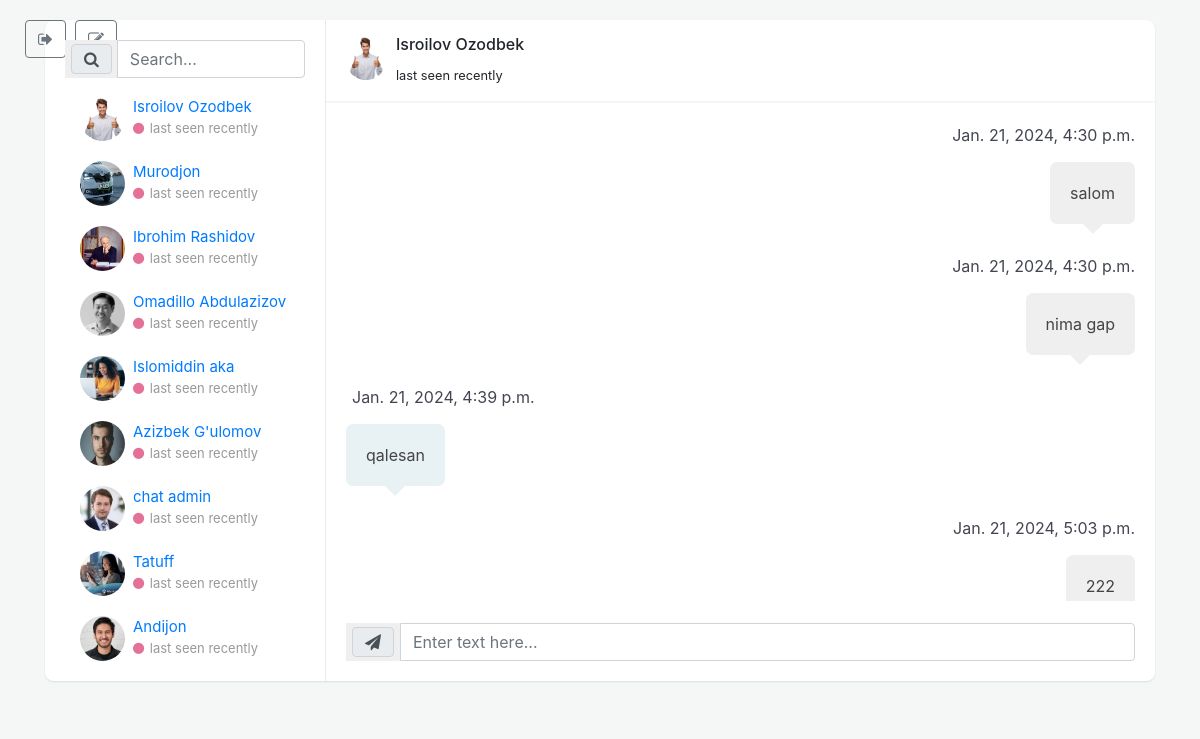
Page /chat/5/ (signed in) on the committed database.
### main/models.py (models this page shows, shortened)
class Users(AbstractUser):
    image = models.ImageField(upload_to='user_image', blank=True,null=True)
    last_active = models.CharField(max_length=256, blank=True,null=True)

class Messages(models.Model):
    sender = models.ForeignKey(Users, blank=True, on_delete=models.CASCADE, related_name='my_messages')
    receiver = models.ForeignKey(Users, blank=True, on_delete=models.CASCADE, related_name='other_messages')
    message_date = models.DateTimeField(auto_now_add=True)
    message_body = models.TextField(blank=True)

### main/views.py (the view, shortened to what this page needs)
# urls.py: path("chat/<int:user_pk>/", ChatdirectView.as_view(), name='chat'),
class ChatdirectView(View):
    def get(self,request,user_pk):
        users = Users.objects.all()
        sender_user = Users.objects.get(username=request.user.username)
        receiver_user = Users.objects.get(id=user_pk)
        sender_messages = Messages.objects.filter(sender=sender_user,receiver=receiver_user)
        receiver_messages = Messages.objects.filter(receiver=sender_user,sender=receiver_user)
        all_messages = sender_messages | receiver_messages
        all_messages = all_messages.order_by('message_date')
        users = Users.objects.exclude(id=sender_user.id)
        context = {'users': users,'user': receiver_user}
        context['all_messages'] = all_messages
        return render(request,'direct.html',context)

### templates/direct.html (shortened to what this page needs)
<!DOCTYPE html>
<html lang="en">
<head>
<link href="https://cdn.jsdelivr.net/npm/bootstrap@4.5.0/dist/css/bootstrap.min.css" rel="stylesheet">
</head>
<body>
<link href="https://maxcdn.bootstrapcdn.com/font-awesome/4.7.0/css/font-awesome.min.css" rel="stylesheet" />
<div class="logouticon col-lg-6 hidden-sm">
    <a href="/logout" class="btn btn-outline-secondary" title="Log Out"><i class="fa fa-sign-out" aria-hidden="true"></i></a>
</div>
<div class="editProfilicon col-lg-6 hidden-sm">
    <a href="/editProfil/{{ request.user.id }}" class="btn btn-outline-secondary" title="Edit Profil"><i class="fa fa-edit" aria-hidden="true"></i></a>
</div>
<div class="container">
<div class="row clearfix">
<div class="col-lg-12">
<div class="card chat-app">
<div id="plist" class="people-list">
<form class="input-group" method="post">
<div class="input-group-prepend">
<button type="submit" name="forsearch"> <span class="input-group-text"><i class="fa fa-search"></i></span>
</button>
</div>
<input type="text" class="form-control" placeholder="Search..." name="search">
</form>
<ul class="list-unstyled chat-list mt-2 mb-0 userslist">
{% for i in users %}
<li class="clearfix">
<a href="{% url 'chat' i.id %}">
{% if i.image %}
<img src="{{ i.image.url }}" height="45px" width="45px" alt="avatar">
{% else %}
<img src="/static/img/newUserLogo.jpg"  width="45px" alt="avatar">
{% endif %}
<div class="about">
<div class="name">{{ i.first_name }}</div>
<div class="status"> <i class="fa fa-circle offline"></i>
    {% if i.last_active == None %}
    last seen recently
    {% else %}
    {{ i.last_active }}
    {% endif %}
</div>
</div>
</a>
</li>
{% endfor %}
</ul>
</div>
<div class="chat">
<div class="chat-header clearfix">
<div class="row">
<div class="col-lg-6">
<a href="javascript:void(0);" data-toggle="modal" data-target="#view_info">
{% if user.image %}
<img src="{{ user.image.url }}" height="45px" width="45px" alt="avatar">
{% else %}
<img src="/static/img/newUserLogo.jpg"  width="45px" alt="avatar">
{% endif %}
</a>
<div class="chat-about">
<h6 class="m-b-0">{{ user.first_name }}</h6>
<small>  {% if i.last_active == None %}
    last seen recently
    {% else %}
    {{ i.last_active }}
    {% endif %}</small>
</div>
</div>
</div>
</div>
<div class="chat-history">
<ul class="m-b-0">
{% for message in all_messages %}
{% if message.sender == request.user %}
<li class="clearfix">
<div class="message-data text-right">
<span class="message-data-time">{{ message.message_date }}</span>
</div>
<div class="message my-message float-right"> {{ message.message_body }} </div>
</li>
{% else %}
<li class="clearfix">
<div class="message-data">
<span class="message-data-time">{{ message.message_date }}</span>
</div>
<div class="message other-message">{{ message.message_body }}</div>
{% endif %}
{% endfor %}
</li>
</ul>
</div>
<div class="chat-message clearfix">
<div class="input-group mb-0">
<form action="" method="post" class="input-group">
<button type="submit" class="send_message"><span class="input-group-text"><i class="fa fa-send"></i></span>
</button>
<input type="text" class="form-control" placeholder="Enter text here..." name="message">
</form>
</div>
</div>
</div>
</div>
</div>
</div>
</div>
</body>
</html>

### templates/direct.html (style rules this page uses)
body { background-color: #f4f7f6; margin-top:20px; }
.card { background: #fff; transition: .5s; border: 0; margin-bottom: 30px; border-radius: .55rem; position: relative; width: 100%; box-shadow: 0 1px 2px 0 rgb(0 0 0 / 10%); }
.chat-app .people-list { width: 280px; position: absolute; left: 0; top: 0; padding: 20px; z-index: 7 }
.chat-app .chat { margin-left: 280px; border-left: 1px solid #eaeaea }
.people-list { -moz-transition: .5s; -o-transition: .5s; -webkit-transition: .5s; transition: .5s }
.people-list .chat-list li { padding: 10px 15px; list-style: none; border-radius: 3px }
.people-list .chat-list li .name { font-size: 15px }
.people-list .chat-list img { width: 45px; border-radius: 50% }
.people-list img { float: left; border-radius: 50% }
.people-list .about { float: left; padding-left: 8px }
.people-list .status { color: #999; font-size: 13px }
.chat .chat-header { padding: 15px 20px; border-bottom: 2px solid #f4f7f6 }
.chat .chat-header img { float: left; border-radius: 40px; width: 40px }
.chat .chat-header .chat-about { float: left; padding-left: 10px }
.chat .chat-history { height: 500px; padding: 20px; border-bottom: 2px solid #fff; overflow-y : scroll; }
.chat .chat-history ul { padding: 0 }
.chat .chat-history ul li { list-style: none; margin-bottom: 30px }
.chat .chat-history .message-data { margin-bottom: 15px }
.chat .chat-history .message-data-time { color: #434651; padding-left: 6px }
.chat .chat-history .message { color: #444; padding: 18px 20px; line-height: 26px; font-size: 16px; border-radius: 7px; display: inline-block; position: relative }
.chat .chat-history .message:after { bottom: 100%; left: 7%; border: solid transparent; content: " "; height: 0; width: 0; position: absolute; pointer-events: none; border-bottom-color: #fff; border-width: 10px; margin-left: -10px }
.chat .chat-history .my-message { background: #efefef }
.chat .chat-history .my-message:after { top: 100%; left: 50%; transform: rotate(3.142rad); border: solid transparent; content: " "; height: 0; width: 0; position: absolute; pointer-events: none; border-bottom-color: #efefef; border-width: 10px; margin-left: -10px }
.chat .chat-history .other-message { background: #e8f1f3; text-align: right }
.chat .chat-history .other-message:after { border-bottom-color: #e8f1f3; top: 100%; left: 50%; transform: rotate(3.142rad); }
.chat .chat-message { padding: 20px }
.online, .offline, .me { margin-right: 2px; font-size: 8px; vertical-align: middle }
.offline { color: #e47297 }
.float-right { float: right }
.clearfix:after { visibility: hidden; display: block; font-size: 0; content: " "; clear: both; height: 0 }
.send_message { outline: none !important; border: none; padding: 0, 0; }
.logouticon { position: absolute; z-index: 5; left: 10px; top: 20px; }
.editProfilicon { position: absolute; z-index: 6; left: 60px; top: 20px; }
button { outline: none; border: none; }
.userslist { overflow-y: scroll; overflow-x: hidden; height: 590px; }

### rows in the picture
Users: image (picture), first_name "Isroilov Ozodbek", shows "last seen recently"
Users: image (picture), first_name "Murodjon", shows "last seen recently"
Users: image (picture), first_name "Ibrohim Rashidov", shows "last seen recently"
Users: image (picture), first_name "Omadillo Abdulazizov", shows "last seen recently"
Users: image (picture), first_name "Islomiddin aka", shows "last seen recently"
Users: image (picture), first_name "Azizbek G'ulomov", shows "last seen recently"
Users: image (picture), first_name "chat admin", shows "last seen recently"
Users: image (picture), first_name "Tatuff", shows "last seen recently"
Users: image (picture), first_name "Andijon", shows "last seen recently"
Messages: message_date "Jan. 21, 2024, 4:30 p.m.", message_body "salom"
Messages: message_date "Jan. 21, 2024, 4:30 p.m.", message_body "nima gap"
Messages: message_date "Jan. 21, 2024, 4:39 p.m.", message_body "qalesan"
Messages: message_date "Jan. 21, 2024, 5:03 p.m.", message_body "222"
